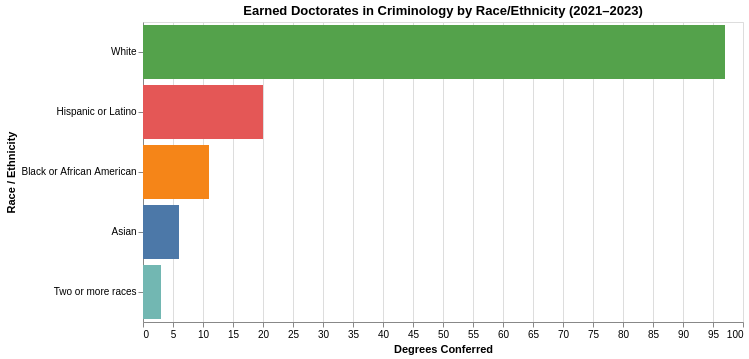

The notebook cell this image was saved under:
### Markdown cell above
<div class="text-box">
    
## Earned Doctorates in Criminology by Race/Ethnicity

### Code cell
#| code-fold: true

majors = ['45.04 - Criminology.']


filtered_df = df[
    (df["Major"].isin(majors))
]

grouped_df = (
    filtered_df.groupby("Race and Ethnicity")["Awards/Degrees Conferred"]
    .sum()
    .reset_index()
)


chart = (
    alt.Chart(grouped_df)
    .mark_bar()
    .encode(
        x=alt.X("Awards/Degrees Conferred:Q", title="Degrees Conferred"),
        y=alt.Y("Race and Ethnicity:N", sort="-x", title="Race / Ethnicity"),
        color=alt.Color("Race and Ethnicity:N", legend=None),
        tooltip=["Race and Ethnicity:N", "Awards/Degrees Conferred:Q"]
    )
    .properties(
        title="Earned Doctorates in Criminology by Race/Ethnicity (2021–2023)",
        width=600,
        height=300
    )
)

chart

### Figure 1 — Vega-Lite specification as saved in the notebook (floating-point values rounded to 4 significant figures)
{"config": {"view": {"continuousWidth": 300, "continuousHeight": 300}}, "data": {"name": "data-e3ba2182f3efe0147239473b8c8832ee"}, "mark": {"type": "bar"}, "encoding": {"color": {"field": "Race and Ethnicity", "legend": null, "type": "nominal"}, "tooltip": [{"field": "Race and Ethnicity", "type": "nominal"}, {"field": "Awards/Degrees Conferred", "type": "quantitative"}], "x": {"field": "Awards/Degrees Conferred", "title": "Degrees Conferred", "type": "quantitative"}, "y": {"field": "Race and Ethnicity", "sort": "-x", "title": "Race / Ethnicity", "type": "nominal"}}, "height": 300, "title": "Earned Doctorates in Criminology by Race/Ethnicity (2021–2023)", "width": 600, "$schema": "https://vega.github.io/schema/vega-lite/v5.14.1.json", "datasets": {"data-e3ba2182f3efe0147239473b8c8832ee": [{"Race and Ethnicity": "Asian", "Awards/Degrees Conferred": 6}, {"Race and Ethnicity": "Black or African American", "Awards/Degrees Conferred": 11}, {"Race and Ethnicity": "Hispanic or Latino", "Awards/Degrees Conferred": 20}, {"Race and Ethnicity": "Two or more races", "Awards/Degrees Conferred": 3}, {"Race and Ethnicity": "White", "Awards/Degrees Conferred": 97}]}}
